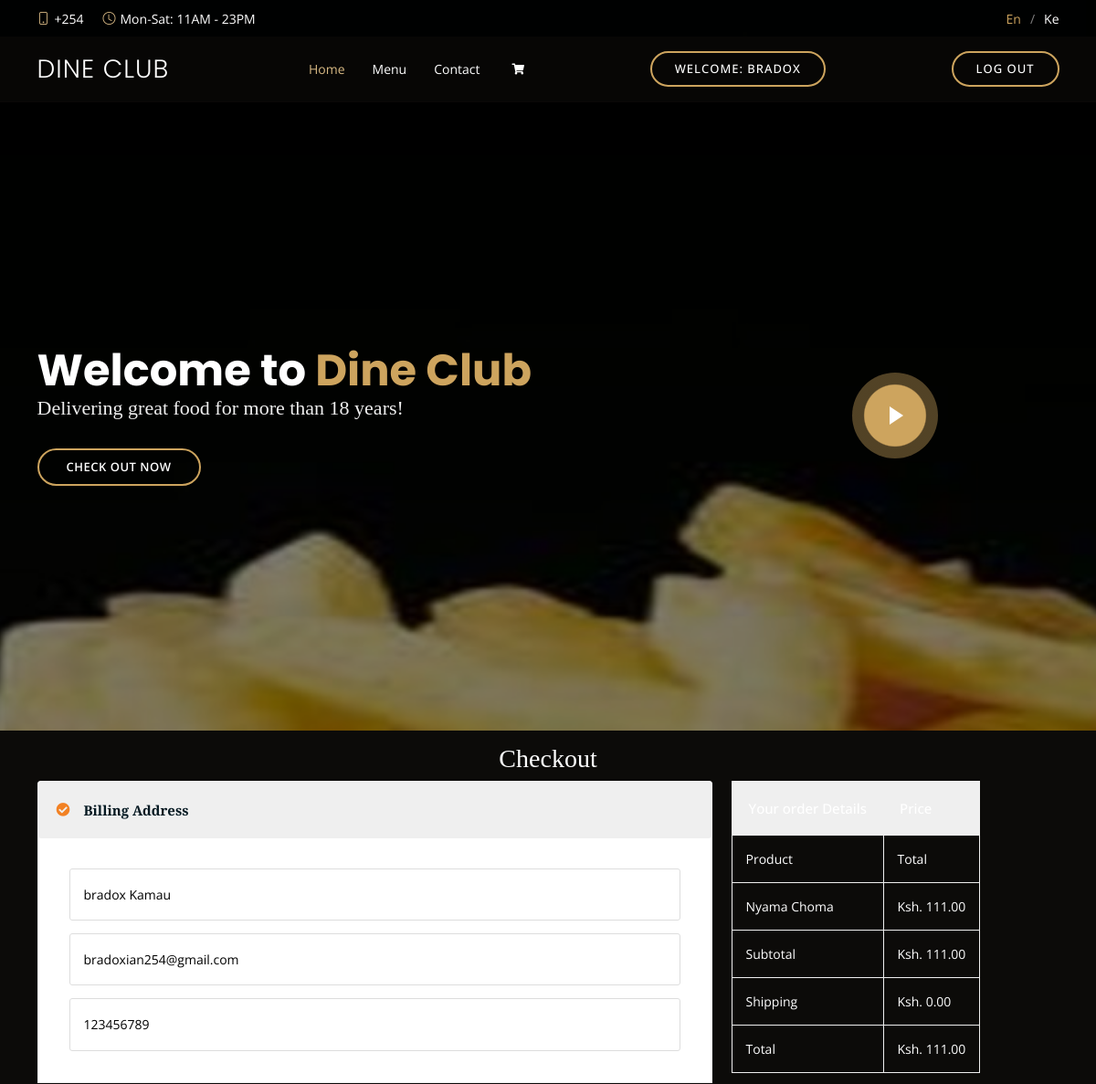
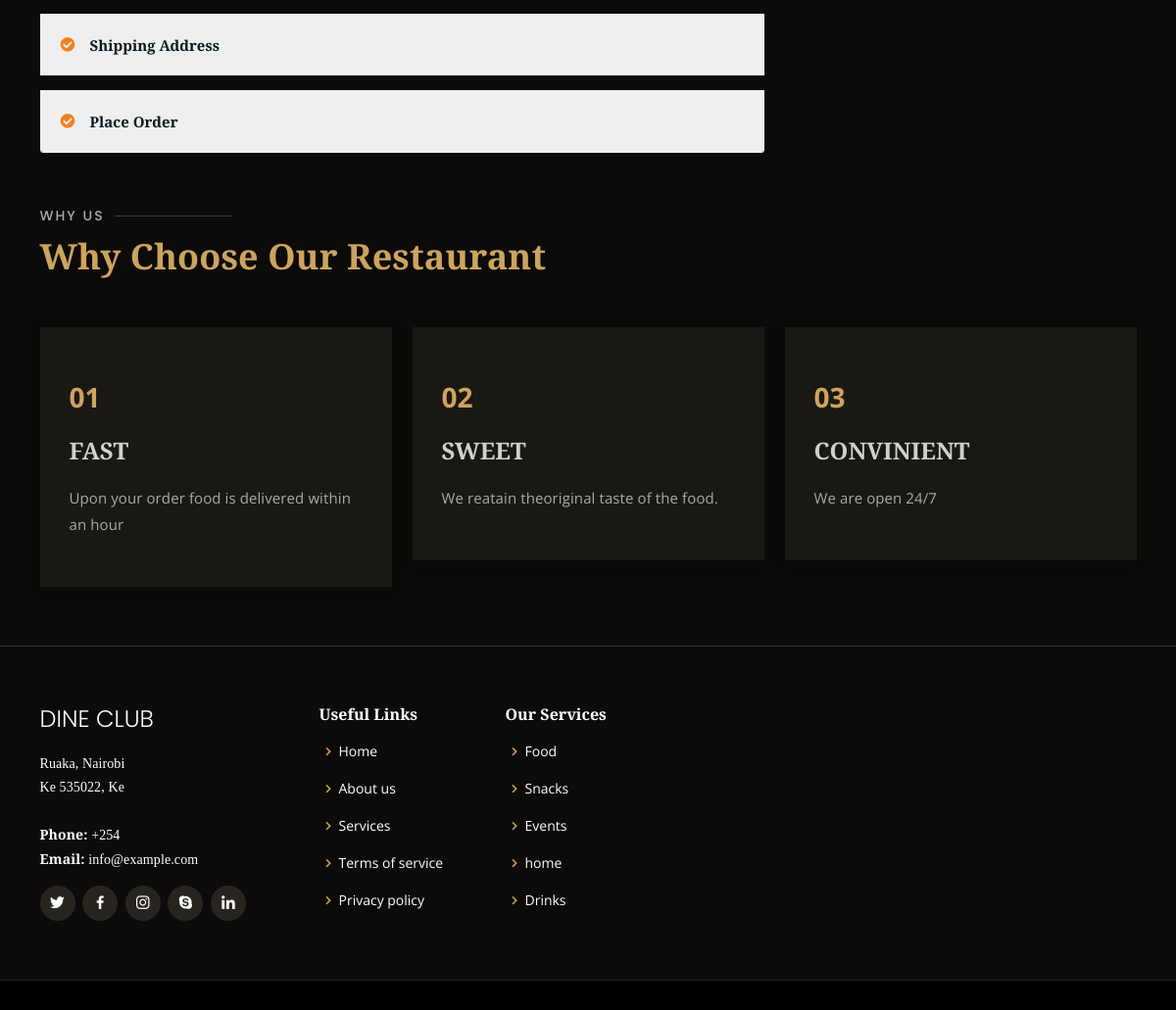
Page /checkout.php (signed in) on the committed database (2 pictures, top to bottom).
### tables this page shows
CREATE TABLE `customers` (
  `customers_id` int(11) NOT NULL,
  `firstname` varchar(12) NOT NULL,
  `lastname` varchar(12) NOT NULL,
  `id_number` int(12) NOT NULL,
  `phone_number` int(16) NOT NULL,
  `email` varchar(40) NOT NULL,
  `password` varchar(16) NOT NULL,
  `address` varchar(200) DEFAULT NULL
);

CREATE TABLE `cart` (
  `id` int(11) NOT NULL,
  `product_name` varchar(40) NOT NULL,
  `product_price` varchar(40) NOT NULL,
  `product_image` varchar(255) NOT NULL,
  `qty` int(10) NOT NULL,
  `total_price` varchar(12) NOT NULL,
  `product_code` varchar(16) NOT NULL,
  `ordered` varchar(10) NOT NULL,
  `customer_id` int(10) NOT NULL
);

### sess.php (called while the page is built, shortened)
<?php
	require 'config.php';
	  if(!ISSET($_SESSION['customers_id'])){
	  }else{
		$session_id=$_SESSION['customers_id'];
		$customers_query = $conn->query("SELECT * FROM customers WHERE customers_id = '$session_id'") or die("NO EMAIL (LOG IN)");
		$customers_row = $customers_query->fetch_array();
		$customers_email = $customers_row['email'];
	  }
	  if(!ISSET($_SESSION['customers_id'])){
	  }else{
		$session_id=$_SESSION['customers_id'];
		$customers_query = $conn->query("SELECT * FROM customers WHERE customers_id = '$session_id'") or die("NO PHONE_NO(LOGIN)");
		$customer_row = $customers_query->fetch_array();
		$customers_phone = $customer_row['phone_number'];
	  }
	  if(!ISSET($_SESSION['customers_id'])){
	  }else{
		$session_id=$_SESSION['customers_id'];
		$customers_query = $conn->query("SELECT * FROM customers WHERE customers_id = '$session_id'") or die("NO PHONE_NO(LOGIN)");
		$customers_row = $customers_query->fetch_array();
		$customers_id = $customers_row['customers_id'];
	  }
	  if(!ISSET($_SESSION['customers_id'])){
	  }else{
		$session_id=$_SESSION['customers_id'];
		$customers_query = $conn->query("SELECT * FROM customers WHERE customers_id = '$session_id'") or die("NO Address(LOGIN)");
		$customers_row = $customers_query->fetch_array();
	  }
?>

### checkout.php (the view, shortened to what this page needs)
<?php include('sess.php');?>
<!DOCTYPE html>
<html lang="en">
<head>
  <title><?php include ('name.php');?></title>
	<link rel="stylesheet" href="assetss/css/all.min.css">
	<link rel="stylesheet" href="assetss/bootstrap/css/bootstrap.min.css">
	<link rel="stylesheet" href="assetss/css/owl.carousel.css">
	<link rel="stylesheet" href="assetss/css/magnific-popup.css">
	<link rel="stylesheet" href="assetss/css/animate.css">
	<link rel="stylesheet" href="assetss/css/meanmenu.min.css">
	<link rel="stylesheet" href="assetss/css/main.css">
	<link rel="stylesheet" href="assetss/css/responsive.css">
  <link rel="stylesheet" href="https://use.fontawesome.com/releases/v5.7.0/css/all.css">
  <link href="assets/vendor/animate.css/animate.min.css" rel="stylesheet">
  <link href="assets/vendor/aos/aos.css" rel="stylesheet">
  <link href="assets/vendor/bootstrap/css/bootstrap.min.css" rel="stylesheet">
  <link href="assets/vendor/bootstrap-icons/bootstrap-icons.css" rel="stylesheet">
  <link href="assets/vendor/boxicons/css/boxicons.min.css" rel="stylesheet">
  <link href="assets/vendor/glightbox/css/glightbox.min.css" rel="stylesheet">
  <link href="assets/vendor/swiper/swiper-bundle.min.css" rel="stylesheet">
  <link href="assets/css/style.css" rel="stylesheet">
</head>
<body>
  <div id="topbar" class="d-flex align-items-center fixed-top">
    <div class="container d-flex justify-content-center justify-content-md-between">
      <div class="contact-info d-flex align-items-center">
        <i class="bi bi-phone d-flex align-items-center"><span>+254</span></i>
        <i class="bi bi-clock d-flex align-items-center ms-4"><span> Mon-Sat: 11AM - 23PM</span></i>
      </div>
      <div class="languages d-none d-md-flex align-items-center">
        <ul>
          <li>En</li>
          <li><a href="#">Ke</a></li>
        </ul>
      </div>
    </div>
  </div>
  <header id="header" class="fixed-top d-flex align-items-cente">
    <div class="container-fluid container-xl d-flex align-items-center justify-content-lg-between">
      <h1 class="logo me-auto me-lg-0"><a href="homepage.php"><?php include ('name.php');?></a></h1>
      <nav id="navbar" class="navbar order-last order-lg-0">
        <ul>
          <li><a class="nav-link scrollto active" href="#hero">Home</a></li>
          <li><a class="nav-link scrollto" href="homepage.php#menu">Menu</a></li>
          <li><a class="nav-link scrollto" href="homepage.php#contact">Contact</a></li>
          <li><a class="nav-link scrollto" href="cart.php"><i class="fas fa-shopping-cart"></i>  <span id="cart-item" class="badge badge-danger"></span></a></li>
        </ul>
      </nav>
      <a href="#book-a-table" class="book-a-table-btn scrollto d-none d-lg-flex">Welcome: <?php echo $customers_username = $customers_row['firstname'];?></a>
      <a href="logout.php" class="book-a-table-btn scrollto d-none d-lg-flex">Log Out</a>
    </div>
  </header>
  <section id="hero" class="d-flex align-items-center">
    <div class="container position-relative text-center text-lg-start" data-aos="zoom-in" data-aos-delay="100">
      <div class="row">
        <div class="col-lg-8">
          <h1>Welcome to <span><?php include ('name.php');?></span></h1>
          <h2>Delivering great food for more than 18 years!</h2>
          <div class="btns">
            <a href="#main" class="btn-menu animated fadeInUp scrollto">Check out now</a>
          </div>
        </div>
        <div class="col-lg-4 d-flex align-items-center justify-content-center position-relative" data-aos="zoom-in" data-aos-delay="200">
          <a href="https://www.youtube.com/watch?v=u6BOC7CDUTQ" class="glightbox play-btn"></a>
        </div>
      </div>
    </div>
  </section>
  <main id="main">
<div>
  <center><h2 class="text-white pt-3">Checkout<h2></center>
</div>
	<div class="checkout-section mt-150 mb-150">
		<div class="container">
			<div class="row">
				<div class="col-lg-8">
					<div class="checkout-accordion-wrap">
						<div class="accordion" id="accordionExample">
						  <div class="card single-accordion">
						    <div class="card-header" id="headingOne">
						      <h5 class="mb-0">
						        <button class="btn btn-link" type="button" data-toggle="collapse" data-target="#collapseOne" aria-expanded="true" aria-controls="collapseOne">
						          Billing Address
						        </button>
						      </h5>
						    </div>
						    <div id="collapseOne" class="collapse show" aria-labelledby="headingOne" data-parent="#accordionExample">
						      <div class="card-body">
						        <div class="billing-address-form">
						        	<form action="index.html">
						        		<p><input type="text" name="name" value="<?php echo $customers_username = $customers_row['firstname']." ".$customers_row['lastname'];?>" placeholder="Name"></p>
						        		<p><input type="email" name="email" value="<?=$customers_email?>" placeholder="Email"></p>
						        		<p><input type="tel" placeholder="Phone" name="phone" value="<?=$customers_phone?>"></p>
						        	</form>
						        </div>
						      </div>
						    </div>
						  </div>
						  <div class="card single-accordion">
						    <div class="card-header" id="headingTwo">
						      <h5 class="mb-0">
						        <button class="btn btn-link collapsed" type="button" data-toggle="collapse" data-target="#collapseTwo" aria-expanded="false" aria-controls="collapseTwo">
						          Shipping Address
						        </button>
						      </h5>
						    </div>
						  </div>
						  <div class="card single-accordion">
						    <div class="card-header" id="headingThree">
						      <h5 class="mb-0">
						        <button class="btn btn-link collapsed" type="button" data-toggle="collapse" data-target="#collapseThree" aria-expanded="false" aria-controls="collapseThree">
						          Place Order
						        </button>
						      </h5>
						    </div>
						  </div>
						</div>
					</div>
				</div>
				<div class="col-lg-4">
					<div class="order-details-wrap">
						<table class="order-details">
							<thead>
								<tr>
									<th>Your order Details</th>
									<th>Price</th>
								</tr>
							</thead>
							<tbody class="order-details-body">
								<tr>
									<td>Product</td>
									<td>Total</td>
								</tr>
                                <?php
                 require 'config.php';
                 $odered = 0;
                 $stmt = $conn->prepare("SELECT * FROM cart WHERE customer_id=$customers_id AND ordered=$odered")or die($conn->error);
                 $stmt->execute();
                 $result = $stmt->get_result();
                 $grand_total = 0;
                 while($row=$result->fetch_assoc()):
               ?>
								<tr>
									<td><?=$row['product_name'];?></td>
									<td>Ksh. <?=number_format($row['total_price'],2);?></td>
								</tr>
                                <?php $grand_total +=$row['total_price']; ?>
                <?php endwhile; ?>
							</tbody>
							<tbody class="checkout-details">
								<tr>
									<td>Subtotal</td>
									<td>Ksh. <?=number_format($grand_total,2);?></td>
								</tr>
								<tr>
									<td>Shipping</td>
									<td>Ksh. 0.00</td>
								</tr>
								<tr>
									<td>Total</td>
									<td>Ksh. <?=number_format($grand_total,2);?></td>
								</tr>
							</tbody>
						</table>
					</div>
				</div>
			</div>
		</div>
	</div>
  </main>
<section id="why-us" class="why-us">
      <div class="container" data-aos="fade-up">
        <div class="section-title">
          <h2>Why Us</h2>
          <p>Why Choose Our Restaurant</p>
        </div>
        <div class="row">
          <div class="col-lg-4">
            <div class="box" data-aos="zoom-in" data-aos-delay="100">
              <span>01</span>
              <h4>FAST</h4>
              <p>Upon your order food is delivered within an hour</p>
            </div>
          </div>
          <div class="col-lg-4 mt-4 mt-lg-0">
            <div class="box" data-aos="zoom-in" data-aos-delay="200">
              <span>02</span>
              <h4>SWEET</h4>
              <p>We reatain theoriginal taste of the food.</p>
            </div>
          </div>
          <div class="col-lg-4 mt-4 mt-lg-0">
            <div class="box" data-aos="zoom-in" data-aos-delay="300">
              <span>03</span>
              <h4> CONVINIENT</h4>
              <p>We are open 24/7</p>
            </div>
          </div>
        </div>
      </div>
    </section>
  <footer id="footer">
    <div class="footer-top">
      <div class="container">
        <div class="row">
          <div class="col-lg-3 col-md-6">
            <div class="footer-info">
              <h3><?php include ('name.php');?></h3>
              <p>
                Ruaka, Nairobi <br>
                Ke 535022, Ke<br><br>
                <strong>Phone:</strong> +254<br>
                <strong>Email:</strong> info@example.com<br>
              </p>
              <div class="social-links mt-3">
                <a href="#" class="twitter"><i class="bx bxl-twitter"></i></a>
                <a href="#" class="facebook"><i class="bx bxl-facebook"></i></a>
                <a href="#" class="instagram"><i class="bx bxl-instagram"></i></a>
                <a href="#" class="google-plus"><i class="bx bxl-skype"></i></a>
                <a href="#" class="linkedin"><i class="bx bxl-linkedin"></i></a>
              </div>
            </div>
          </div>
          <div class="col-lg-2 col-md-6 footer-links">
            <h4>Useful Links</h4>
            <ul>
              <li><i class="bx bx-chevron-right"></i> <a href="#">Home</a></li>
              <li><i class="bx bx-chevron-right"></i> <a href="#">About us</a></li>
              <li><i class="bx bx-chevron-right"></i> <a href="#">Services</a></li>
              <li><i class="bx bx-chevron-right"></i> <a href="#">Terms of service</a></li>
              <li><i class="bx bx-chevron-right"></i> <a href="#">Privacy policy</a></li>
            </ul>
          </div>
          <div class="col-lg-3 col-md-6 footer-links">
            <h4>Our Services</h4>
            <ul>
              <li><i class="bx bx-chevron-right"></i> <a href="#">Food</a></li>
              <li><i class="bx bx-chevron-right"></i> <a href="#">Snacks</a></li>
              <li><i class="bx bx-chevron-right"></i> <a href="#">Events</a></li>
              <li><i class="bx bx-chevron-right"></i> <a href="#">home</a></li>
              <li><i class="bx bx-chevron-right"></i> <a href="#">Drinks</a></li>
            </ul>
          </div>
        </div>
      </div>
    </div>
  </footer>
</body>
</html>

### assetss/css/main.css (style rules this page uses)
html { font-size: 14px; font-weight: 400; line-height: 28px; height: 100%; }
a { cursor: pointer; text-decoration: none; -webkit-transition: all 0.2s ease-in-out; -o-transition: all 0.2s ease-in-out; transition: all 0.2s ease-in-out; }
h1:last-child, .h1:last-child, h2:last-child, .h2:last-child, h3:last-child, .h3:last-child, h4:last-child, .h4:last-child, h5:last-child, .h5:last-child, h6:last-child, .h6:last-child { margin: 0; }
h1, .h1 { font-size: 4rem; font-weight: 700; line-height: 4rem; }
h2, .h2 { font-size: 3rem; font-weight: 700; line-height: 3.25rem; }
h3, .h3 { font-size: 2rem; font-weight: 700; line-height: 2.25rem; }
h4, .h4 { font-size: 1.5rem; font-weight: 700; line-height: 1.75rem; }
h5, .h5 { font-size: 1.25rem; font-weight: 700; line-height: 1.5rem; }
p { font-family: "Open Sans", sans-serif; font-weight: 400; font-size: 1rem; letter-spacing: 0.1px; line-height: 1.8; color: #fff; margin: 0 0 1.25rem 0; }
p:last-child { margin: 0; }
thead { border-bottom: 1px solid #eee; }
.card.single-accordion { margin-bottom: 15px; border-bottom: 1px solid #EFEFEF !important; }
.card.single-accordion .card-header { background-color: #fff; border: none; padding: 0; }
.card.single-accordion:last-child { margin-bottom: 0; }
.card.single-accordion .card-header h5 button { color: #051922; font-size: 15px; display: block; width: 100%; text-align: left; padding: 20px; text-decoration: none; border: none; background-color: #EFEFEF; position: relative; padding-left: 50px; font-weight: 600; }
.card.single-accordion { border: 1px solid #F9F9F9; }
.billing-address-form { padding: 20px; }
.billing-address-form form p input { border: 1px solid #ddd; padding: 15px; width: 100%; border-radius: 3px; }
.card.single-accordion .card-header h5 button:before { position: absolute; left: 20px; top: 50%; content: "\f058"; font-family: "Font Awesome 5 Free"; font-weight: 900; line-height: 22px; margin-top: -11px; color: #F28123; }
.billing-address-form form p:last-child { margin-bottom: 0; }
table.order-details { border: 1px solid #efefef; }
table.order-details thead tr th { background-color: #efefef; padding: 18px; font-size: 15px; font-weight: 500; }
table.order-details tbody td { border: 1px solid #efefef; padding: 15px; }
.card.single-accordion { border: 1px solid #eeeeee; }

### rows in the picture
customers: firstname "BRADOX", name "bradox Kamau", email "bradoxian254@gmail.com", phone "123456789"
cart: product_name "Nyama Choma", total_price "111.00"

### other values in the picture
$grand_total "111.00"
